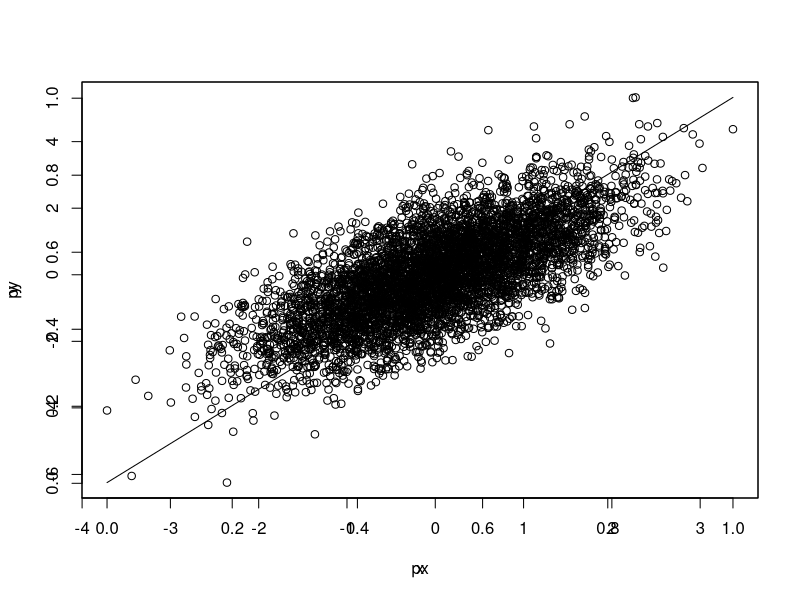

This chart was generated by the following R code:
szum <- function(a){
    s <- 0
    n <- length(a)
    for(i in 1:n){
        s <- s + a[i]
    }
    return(s)
}
 
 
szum2 <- function(a,b){
    s <- 0
    n <- length(a)
    for(i in 1:n){
        s <- s + a[i]* b[i]
    }
    return(s)
}
 
deter <- function(a,b,c,d){
    return(a*d - b*c)
}
 
megoldas <- function(){
    n <- 5000
    x <- rnorm(n)
    y <- x + rnorm(n)
    sx <- szum(x)
    sxy <- szum2(x,y)
    sy <- szum(y)
    sxx <- szum2(x,x)
 
    b <- deter(sx,sxy,sx,sy) / deter(sxx,-sx,sx,n)
    a <- deter(sxy,-sx,sy,n) / deter(sxx,-sx,sx,n)
    print(a)
    print(b)
	px<- c(0,1)
	py<- (a*px+b)
	print(py)

 	plot(px,py,"l")
	par(new=TRUE)
 	plot(x,y)
}
 
megoldas()